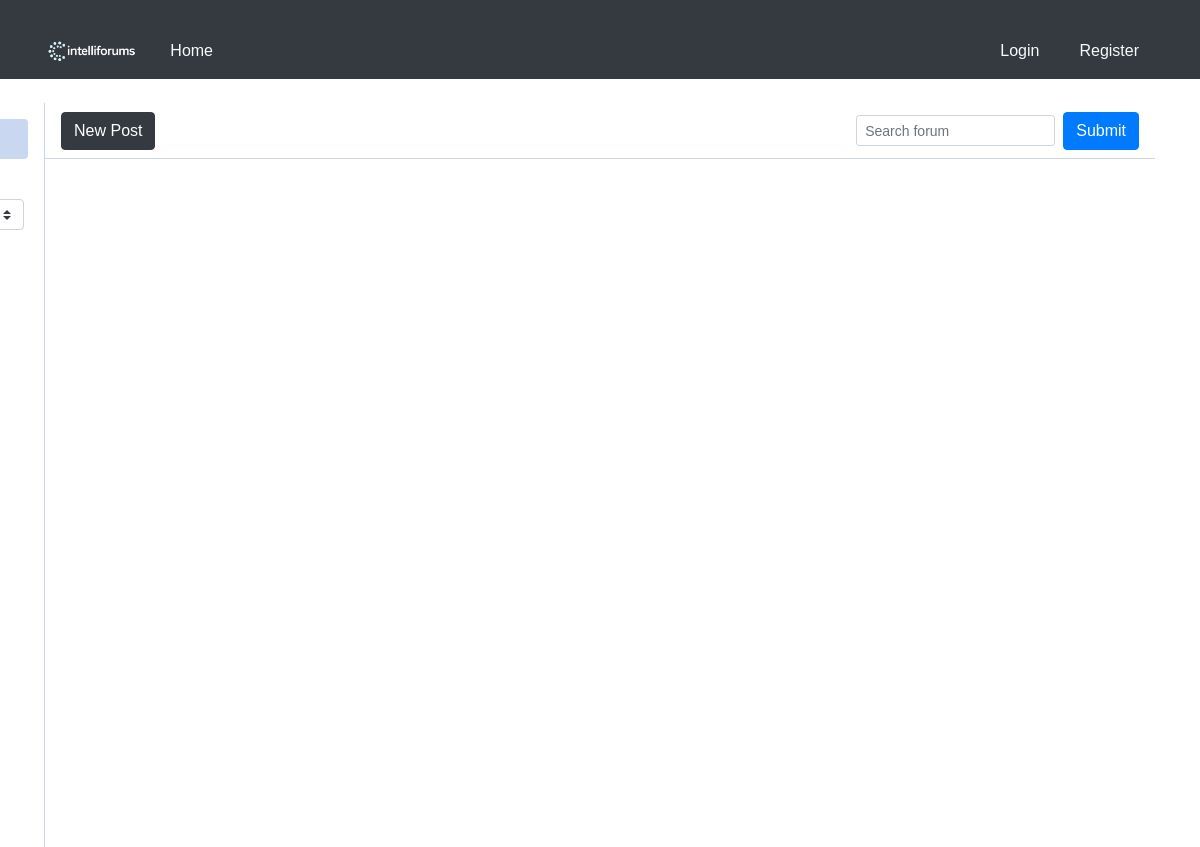
The app's page /home/0/1/, older data.
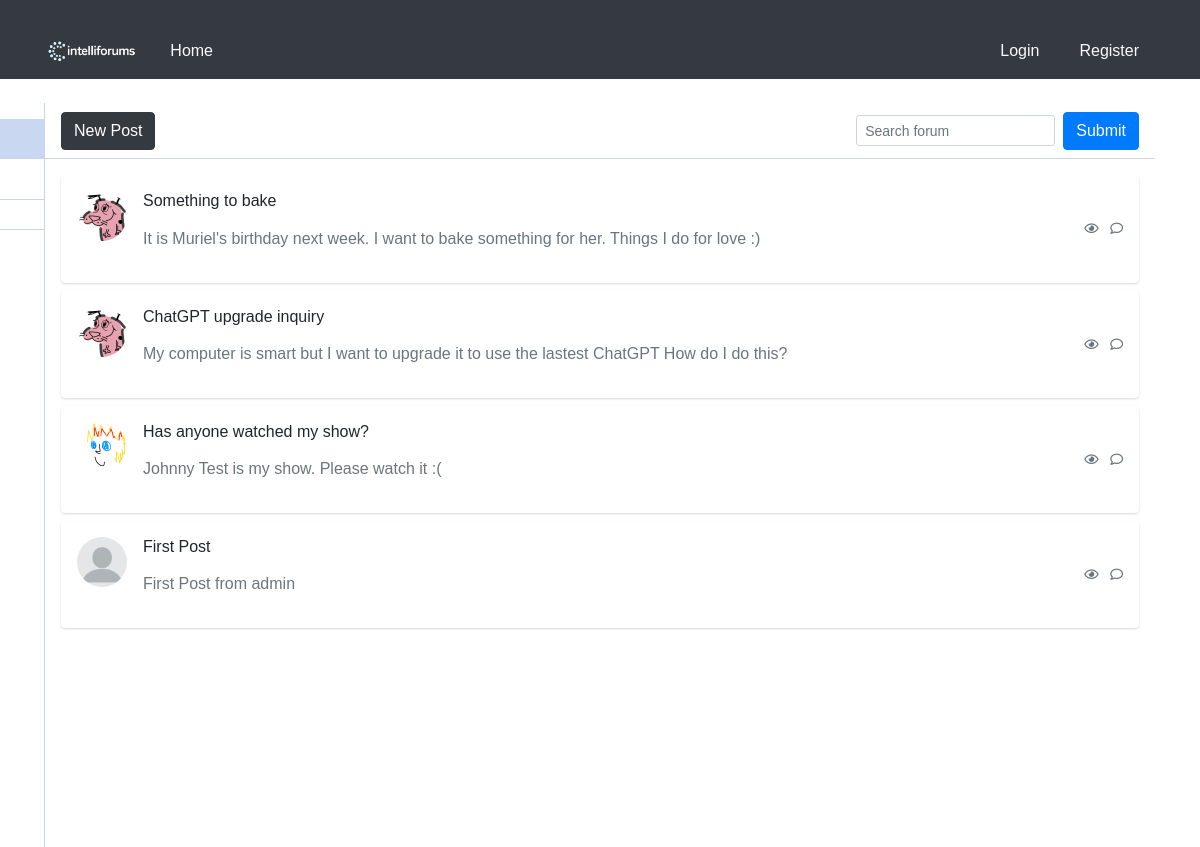
The same page, newer data.
### blog/models.py (models this page shows)
class UserPost(models.Model):
    post_ref = models.ForeignKey(Post, on_delete=models.CASCADE)
    user_ref = models.ForeignKey(User, on_delete=models.CASCADE)
    is_deleted = models.BooleanField(default=False)

### blog/views.py (the view)
# urls.py: path('home/<int:pk>/<int:page_number>/', views.fetch_posts,name='home'),
@csrf_protect
def fetch_posts(request, pk, page_number):
    posts = []
    if request.method == 'POST':
        form = SearchForm(request.POST)
        if form.is_valid():
            substring = form.cleaned_data['content']
            posts = _get_page_object(
                Paginator(
                    get_filtered_posts(UserPost.objects.select_related('post_ref')
                                       .filter(
                        (Q(post_ref__title__icontains=substring)) |
                        Q(post_ref__content__icontains=substring)) & Q(post_ref__forum_ref__id=pk))
                    if Forum.objects.filter(id=pk).exists()
                    else get_filtered_posts(
                        UserPost.objects.select_related('post_ref')
                        .filter(Q(post_ref__title__icontains=substring) |
                                Q(post_ref__content__icontains=substring))
                    ), 20
                ), page_number
            ).object_list
    else:
        posts = _get_page_object(
            Paginator(
                get_filtered_posts(
                    UserPost.objects.select_related('post_ref').filter(post_ref__forum_ref__id=pk)
                )
                if Forum.objects.filter(id=pk).exists()
                else get_filtered_posts(UserPost.objects.select_related('post_ref'))
                ,20
            ), page_number
        ).object_list
    search_form = SearchForm()
    posts = posts[::-1]
    forums = Forum.objects.all()
    return render(request, 'home.html', {
        'posts' : posts,
        'page_number' : page_number,
        'forum_pk' : pk,
        'search_form' : search_form,
        'user' : request.user,
        'forums' : forums
    })

### blog/forms.py
class SearchForm(forms.Form):
    content = forms.CharField(
        widget=forms.TextInput(
            attrs={
                'class' : 'form-control form-control-sm bg-gray-200 border-gray-200 shadow-none mb-4 mt-4',
                'placeholder' : 'Search forum',
            },
        ),
        label="",
    )

### blog/views.py (called while the page is built)
def get_filtered_posts(_object):
    return _object.values(
        'post_ref__id',
        'post_ref__user_ref__username',
        'post_ref__title',
        'post_ref__content',
        'post_ref__created_at',
        'post_ref__user_ref__picture',
        'id'
    )

def _get_page_object(paginator_object, page_number):
    try:
        page_object = paginator_object.page(page_number)
    except PageNotAnInteger:
        page_object = paginator_object.page(1)
    except EmptyPage:
        page_object = paginator_object.page(paginator_object.num_pages)
    return page_object

### blog/templates/home.html (shortened to what this page needs)
<!DOCTYPE html>
<html lang="en">
<head>
    {% load static %}
    <link rel="stylesheet" href="{% static 'blog/css/global.css' %}">
    <link rel="stylesheet" href="{% static 'blog/css/home.css' %}">
</head>
<body>
{% include 'header.html' %}
<div class="container">
    <div class="main-body p-0">
        <div class="inner-wrapper">
            {% include 'sidebar.html' %}
            <div class="inner-main">
                <div class="inner-main-header">
                    <button type="button" class="btn btn-dark" onclick= "location.href = '{% url 'new_post' forum_pk=forum_pk %}'">New Post</button>
                    <span class="input-icon input-icon-sm ml-auto w-auto">
                        <form action="" method="post" class="d-flex align-items-center">
                            {{ search_form}}
                            <button class="btn btn-primary ml-2" type="submit">Submit</button>
                        </form>
                    </span>
                </div>
                <div class="inner-main-body p-2 p-sm-3 collapse forum-content show">
                    {% for post in posts %}
                        <div class="card mb-2" onclick="window.location.href='{% url 'post_detail' pk=post.id page_number=1 %}'" style="cursor: pointer;">
                            <div class="card-body p-2 p-sm-3">
                                <div class="media forum-item">
                                    <a href="#" data-toggle="collapse" data-target=".forum-content">
                                        <img src="/media/{{ post.post_ref__user_ref__picture }}" class="mr-3 rounded-circle" width="50" height="50" alt="User" />
                                    </a>
                                    <div class="media-body">
                                        <h6>
                                            <p href="#"  class="text-body">{{ post.post_ref__title }}</p>
                                        </h6>
                                        <p class="text-secondary">
                                            {{ post.post_ref__content }}
                                        </p>
                                    </div>
                                    <div class="text-muted small text-center align-self-center">
                                        <span class="d-none d-sm-inline-block">
                                            <i class="far fa-eye"></i>
                                        </span>
                                        <span>
                                            <i class="far fa-comment ml-2"></i>
                                        </span>
                                    </div>
                                </div>
                            </div>
                        </div>
                    {% endfor %}
                </div>
            </div>
        </div>
    </div>
</div>
</body>
</html>

### blog/templates/header.html (shortened to what this page needs)
<!DOCTYPE html>
<html lang="en">
<head>
    {% load static %}
    <link rel="stylesheet" href="https://cdn.jsdelivr.net/npm/bootstrap@4.1.3/dist/css/bootstrap.min.css">
    <link rel="stylesheet" href="{% static 'blog/css/global.css' %}">
    <link rel="stylesheet" href="{% static 'blog/css/header.css' %}">
</head>
<body>
    <nav class="navbar navbar-dark bg-dark">
        <div class="container d-flex justify-content-between align-items-center">
            <div class="d-flex align-items-center">
                <img src="{% static 'images/logo.png' %}" alt="Logo" style="max-height:30px;">
                <a class="nav-link text-light ml-3" href="/">Home</a>
            </div>
            <div class="d-flex align-items-center">
                {% if user.is_authenticated %}
                    <img src="{{ user.picture.url }}" alt="Profile Picture" class="profile-img" style="height:30px;width:30px;border-radius:50%;">
                    <a class="nav-link text-light ml-2" href="/profile/">Profile</a>
                    <a class="nav-link text-light ml-2" href="/login/">Logout</a>
                {% else %}
                    <a class="nav-link text-light" href="/login/">Login</a>
                    <a class="nav-link text-light ml-2" href="/register/">Register</a>
                {% endif %}
            </div>
        </div>
    </nav>
</body>
</html>

### blog/templates/sidebar.html (shortened to what this page needs)
<!DOCTYPE html>
<html>
    <head>
        <link href="https://cdn.jsdelivr.net/npm/bootstrap@4.4.1/dist/css/bootstrap.min.css" rel="stylesheet">
        <link rel="stylesheet" href="https://cdnjs.cloudflare.com/ajax/libs/font-awesome/5.12.0-2/css/all.min.css" />
    </head>
    <body>
        <div class="inner-sidebar">
            <div class="inner-sidebar-body p-0">
                <div class="p-3 h-100" data-simplebar="init">
                    <div class="simplebar-wrapper" style="margin: -16px;">
                        <div class="simplebar-mask">
                            <div class="simplebar-offset" style="right: 0; bottom: 0;">
                                <div class="simplebar-content-wrapper" style="height: 100%; overflow: hidden scroll;">
                                    <div class="simplebar-content" style="padding: 16px;">
                                        <nav class="nav nav-pills nav-gap-y-1 flex-column">
                                            <a href="javascript:void(0)" class="nav-link nav-link-faded has-icon active">All Threads</a>
                                            <a href="javascript:void(0)" class="nav-link nav-link-faded has-icon">No replies yet</a>
                                            <select class="custom-select custom-select-sm w-auto mr-1" id="forum-filter">
                                                {% if forum_pk == 0 %}
                                                    <option selected value="0">General</option>
                                                {% else %}
                                                    <option value="0">General</option>
                                                {% endif %}
                                            </select>
                                        </nav>
                                    </div>
                                </div>
                            </div>
                        </div>
                    </div>
                </div>
            </div>
        </div>
    </body>
</html>

### blog/static/blog/css/global.css (style rules this page uses)
* { font-family: Verdana, Geneva, Tahoma, sans-serif; }

### blog/static/blog/css/home.css (style rules this page uses)
body { margin-top:20px; color: #1a202c; text-align: left; background-color: #e2e8f0; width: 100%; }
.inner-wrapper { position: relative; height: calc(100vh - 3.5rem); transition: transform 0.3s; }
.inner-main, .inner-sidebar { position: absolute; top: 0; bottom: 0; left: 0; display: flex; flex-direction: column; }
.inner-sidebar { left: 0; width: 235px; border-right: 1px solid #cbd5e0; background-color: #fff; z-index: 1; }
.inner-main { right: 0; left: 235px; }
.inner-main-footer, .inner-main-header, .inner-sidebar-footer, .inner-sidebar-header { height: 3.5rem; border-bottom: 1px solid #cbd5e0; display: flex; align-items: center; padding: 0 1rem; flex-shrink: 0; }
.inner-main-body, .inner-sidebar-body { padding: 1rem; overflow-y: auto; position: relative; flex: 1 1 auto; }
.inner-main-footer, .inner-main-header { background-color: #fff; }
.inner-sidebar { left: -235px; }
.inner-main { left: 0; width: 100%; }
.nav .show>.nav-link.nav-link-faded, .nav-link.nav-link-faded.active, .nav-link.nav-link-faded:active, .nav-pills .nav-link.nav-link-faded.active, .navbar-nav .show>.nav-link.nav-link-faded { color: #3367b5; background-color: #c9d8f0; }
.nav-pills .nav-link.active, .nav-pills .show>.nav-link { color: #fff; background-color: #467bcb; }
.nav-link.has-icon { display: flex; align-items: center; }
.nav-link.active { color: #467bcb; }
.nav-pills .nav-link { border-radius: .25rem; }
.nav-link { color: #4a5568; }
.card { box-shadow: 0 1px 3px 0 rgba(0,0,0,.1), 0 1px 2px 0 rgba(0,0,0,.06); }
.card { position: relative; display: flex; flex-direction: column; min-width: 0; word-wrap: break-word; background-color: #fff; background-clip: border-box; border: 0 solid rgba(0,0,0,.125); border-radius: .25rem; width: 100%; }
.card-body { flex: 1 1 auto; min-height: 1px; padding: 1rem; width: 100%; }
.container { margin-top: 2%; width: 100%; }

### blog/templates/sidebar.html (style rules this page uses)
.inner-wrapper { position: relative; height: calc(100vh - 3.5rem); transition: transform 0.3s; }
.inner-main, .inner-sidebar { position: absolute; top: 0; bottom: 0; left: 0; display: flex; flex-direction: column; }
.inner-sidebar { left: 0; width: 235px; border-right: 1px solid #cbd5e0; background-color: #fff; z-index: 1; }
.inner-main { right: 0; left: 235px; }
.inner-main-footer, .inner-main-header, .inner-sidebar-footer, .inner-sidebar-header { height: 3.5rem; border-bottom: 1px solid #cbd5e0; display: flex; align-items: center; padding: 0 1rem; flex-shrink: 0; }
.inner-main-body, .inner-sidebar-body { padding: 1rem; overflow-y: auto; position: relative; flex: 1 1 auto; }
.inner-main-footer, .inner-main-header { background-color: #fff; }
.inner-sidebar { left: -235px; }
.inner-main { left: 0; width: 100%; }
.nav .show>.nav-link.nav-link-faded, .nav-link.nav-link-faded.active, .nav-link.nav-link-faded:active, .nav-pills .nav-link.nav-link-faded.active, .navbar-nav .show>.nav-link.nav-link-faded { color: #3367b5; background-color: #c9d8f0; }
.nav-pills .nav-link.active, .nav-pills .show>.nav-link { color: #fff; background-color: #467bcb; }
.nav-link.has-icon { display: flex; align-items: center; }
.nav-link.active { color: #467bcb; }
.nav-pills .nav-link { border-radius: .25rem; }
.nav-link { color: #4a5568; }
.card { box-shadow: 0 1px 3px 0 rgba(0,0,0,.1), 0 1px 2px 0 rgba(0,0,0,.06); }
.card { position: relative; display: flex; flex-direction: column; min-width: 0; word-wrap: break-word; background-color: #fff; background-clip: border-box; border: 0 solid rgba(0,0,0,.125); border-radius: .25rem; width: 100%; }
.card-body { flex: 1 1 auto; min-height: 1px; padding: 1rem; width: 100%; }
.container { margin-top: 2%; width: 100%; }

Row changes from the older to the newer data that the page shows:
added UserPost: post_ref__title "Something to bake", post_ref__content "It is Muriel's birthday next week. I want to bake something for her. Things I do for love :)"
added UserPost: post_ref__title "ChatGPT upgrade inquiry", post_ref__content "My computer is smart but I want to upgrade it to use the lastest ChatGPT How do I do this?"
added UserPost: shows a picture, post_ref__title "Has anyone watched my show?", post_ref__content "Johnny Test is my show. Please watch it :("
added UserPost: shows a picture, post_ref__title "First Post", post_ref__content "First Post from admin"
